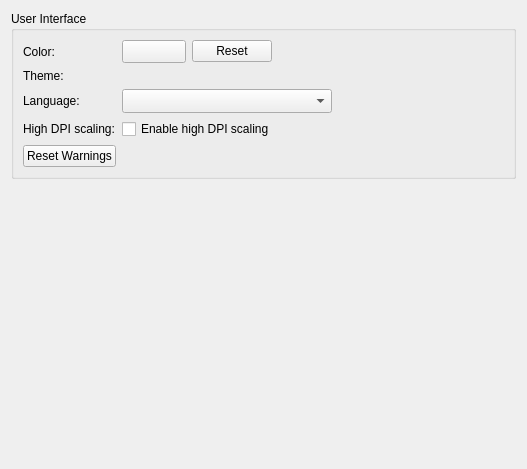
<?xml version="1.0" encoding="UTF-8"?>
<ui version="4.0">
 <class>Core::Internal::GeneralSettings</class>
 <widget class="QWidget" name="Core::Internal::GeneralSettings">
  <property name="geometry">
   <rect>
    <x>0</x>
    <y>0</y>
    <width>527</width>
    <height>469</height>
   </rect>
  </property>
  <layout class="QVBoxLayout" name="verticalLayout">
   <item>
    <widget class="QGroupBox" name="interfaceBox">
     <property name="title">
      <string>User Interface</string>
     </property>
     <layout class="QGridLayout" name="gridLayout_2">
      <item row="0" column="0">
       <widget class="QLabel" name="colorLabel">
        <property name="text">
         <string>Color:</string>
        </property>
       </widget>
      </item>
      <item row="2" column="0">
       <widget class="QLabel" name="languageLabel">
        <property name="text">
         <string>Language:</string>
        </property>
       </widget>
      </item>
      <item row="1" column="0">
       <widget class="QLabel" name="themeLabel">
        <property name="text">
         <string>Theme:</string>
        </property>
       </widget>
      </item>
      <item row="0" column="1">
       <layout class="QHBoxLayout" name="horizontalLayout">
        <item>
         <widget class="Utils::QtColorButton" name="colorButton">
          <property name="sizePolicy">
           <sizepolicy hsizetype="Preferred" vsizetype="Preferred">
            <horstretch>0</horstretch>
            <verstretch>0</verstretch>
           </sizepolicy>
          </property>
          <property name="minimumSize">
           <size>
            <width>64</width>
            <height>0</height>
           </size>
          </property>
          <property name="alphaAllowed" stdset="0">
           <bool>false</bool>
          </property>
         </widget>
        </item>
        <item>
         <widget class="QPushButton" name="resetColorButton">
          <property name="toolTip">
           <string comment="Color">Reset to default.</string>
          </property>
          <property name="text">
           <string>Reset</string>
          </property>
         </widget>
        </item>
        <item>
         <spacer name="horizontalSpacer">
          <property name="orientation">
           <enum>Qt::Horizontal</enum>
          </property>
          <property name="sizeHint" stdset="0">
           <size>
            <width>285</width>
            <height>20</height>
           </size>
          </property>
         </spacer>
        </item>
       </layout>
      </item>
      <item row="4" column="0">
       <widget class="QPushButton" name="resetWarningsButton">
        <property name="toolTip">
         <string>Re-enable warnings that were suppressed by selecting &quot;Do Not Show Again&quot; (for example, missing highlighter).</string>
        </property>
        <property name="text">
         <string comment="Button text">Reset Warnings</string>
        </property>
       </widget>
      </item>
      <item row="2" column="1">
       <layout class="QHBoxLayout" name="horizontalLayout_3">
        <item>
         <widget class="QComboBox" name="languageBox">
          <property name="sizeAdjustPolicy">
           <enum>QComboBox::AdjustToMinimumContentsLengthWithIcon</enum>
          </property>
          <property name="minimumContentsLength">
           <number>20</number>
          </property>
         </widget>
        </item>
        <item>
         <spacer name="horizontalSpacer_2">
          <property name="orientation">
           <enum>Qt::Horizontal</enum>
          </property>
          <property name="sizeHint" stdset="0">
           <size>
            <width>285</width>
            <height>20</height>
           </size>
          </property>
         </spacer>
        </item>
       </layout>
      </item>
      <item row="1" column="1">
       <widget class="Core::Internal::ThemeChooser" name="themeChooser" native="true"/>
      </item>
      <item row="3" column="1">
       <layout class="QHBoxLayout" name="horizontalLayout_2">
        <item>
         <widget class="QCheckBox" name="dpiCheckbox">
          <property name="text">
           <string>Enable high DPI scaling</string>
          </property>
         </widget>
        </item>
        <item>
         <spacer name="horizontalSpacer_3">
          <property name="orientation">
           <enum>Qt::Horizontal</enum>
          </property>
          <property name="sizeHint" stdset="0">
           <size>
            <width>285</width>
            <height>20</height>
           </size>
          </property>
         </spacer>
        </item>
       </layout>
      </item>
      <item row="3" column="0">
       <widget class="QLabel" name="dpiLabel">
        <property name="text">
         <string>High DPI scaling:</string>
        </property>
       </widget>
      </item>
     </layout>
    </widget>
   </item>
   <item>
    <spacer name="verticalSpacer">
     <property name="orientation">
      <enum>Qt::Vertical</enum>
     </property>
     <property name="sizeHint" stdset="0">
      <size>
       <width>20</width>
       <height>30</height>
      </size>
     </property>
    </spacer>
   </item>
  </layout>
 </widget>
 <customwidgets>
  <customwidget>
   <class>Utils::QtColorButton</class>
   <extends>QToolButton</extends>
   <header location="global">utils/qtcolorbutton.h</header>
  </customwidget>
  <customwidget>
   <class>Core::Internal::ThemeChooser</class>
   <extends>QWidget</extends>
   <header location="global">coreplugin/themechooser.h</header>
   <container>1</container>
  </customwidget>
 </customwidgets>
 <tabstops>
  <tabstop>colorButton</tabstop>
  <tabstop>resetColorButton</tabstop>
  <tabstop>languageBox</tabstop>
  <tabstop>resetWarningsButton</tabstop>
 </tabstops>
 <resources/>
 <connections/>
</ui>
